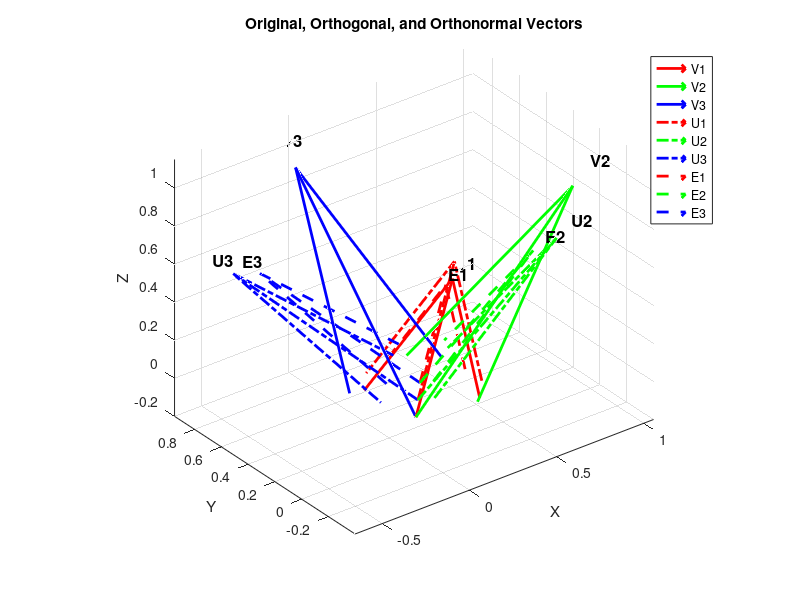

Recreate this plot in MATLAB.
V = [1 1 0; 1 0 1; 0 1 1]';
num_vectors = size(V, 2);
% Initialize matrices
U = zeros(size(V)); % Orthogonal vectors
E = zeros(size(V)); % Orthonormal vectors
% Gram-Schmidt Process
U(:,1) = V(:,1);
E(:,1) = U(:,1) / norm(U(:,1));
for i = 2:num_vectors
    U(:,i) = V(:,i);
    for j = 1:i-1
        U(:,i) = U(:,i) - (dot(V(:,i), E(:,j)) * E(:,j)); % Orthogonalization
    end
    E(:,i) = U(:,i) / norm(U(:,i)); % Orthonormalization
end
% Plotting
figure; hold on; grid on; axis equal;
colors = ['r','g','b'];
% Plot original vectors
for i = 1:num_vectors
    quiver3(0,0,0, V(1,i), V(2,i), V(3,i), colors(i), 'LineWidth',2,'MaxHeadSize',0.5);
    text(V(1,i), V(2,i), V(3,i), ['V' num2str(i)], 'FontSize',12, 'FontWeight','bold');
end
% Plot orthogonal vectors (U)
offsetU = 0.05;
for i = 1:num_vectors
    quiver3(offsetU, offsetU, offsetU, U(1,i), U(2,i), U(3,i), [colors(i) '-.'], 'LineWidth',2,'MaxHeadSize',0.5);
    text(U(1,i)+offsetU, U(2,i)+offsetU, U(3,i)+offsetU, ['U' num2str(i)], 'FontSize',12, 'FontWeight','bold');
end
% Plot orthonormal vectors (E)
offsetE = 0.1;
for i = 1:num_vectors
    quiver3(offsetE, offsetE, offsetE, E(1,i), E(2,i), E(3,i), [colors(i) '--'], 'LineWidth',2,'MaxHeadSize',0.5);
    text(E(1,i)+offsetE, E(2,i)+offsetE, E(3,i)+offsetE, ['E' num2str(i)], 'FontSize',12, 'FontWeight','bold');
end
xlabel('X'); ylabel('Y'); zlabel('Z');
title('Original, Orthogonal, and Orthonormal Vectors');
legend('V1','V2','V3','U1','U2','U3','E1','E2','E3');
view(3);
hold off;
